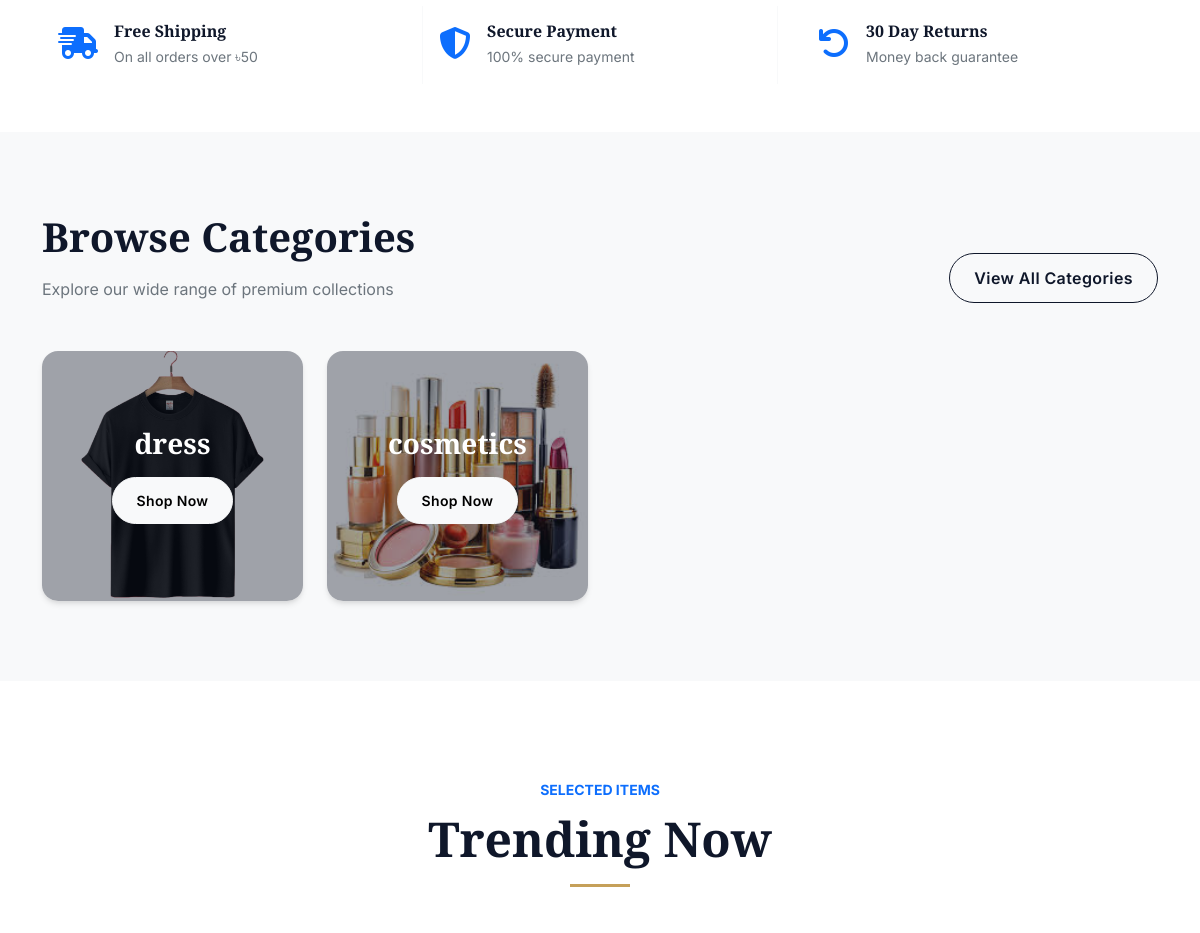
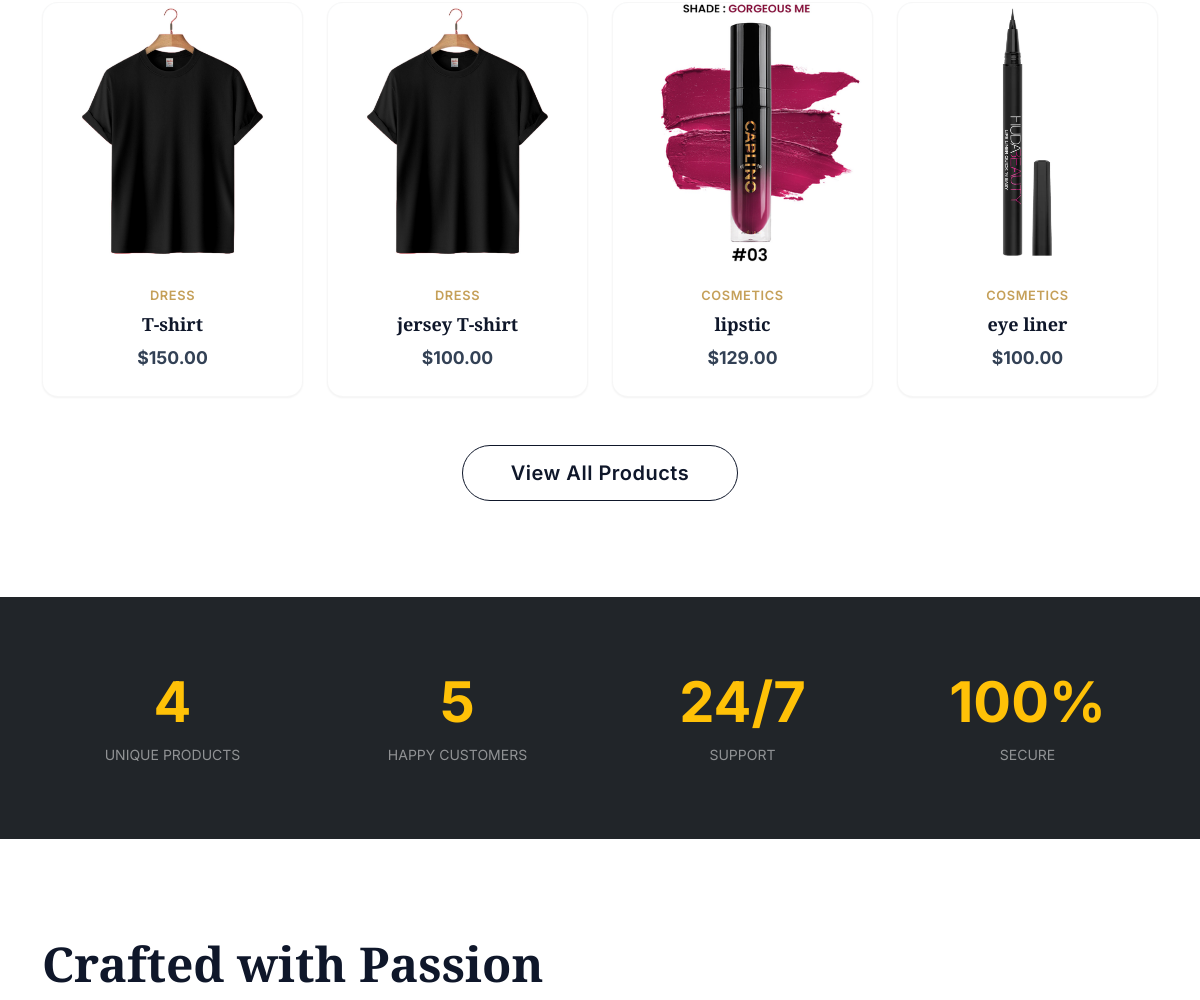
Before: / (middle part) with the older database file (2 pictures, top to bottom).
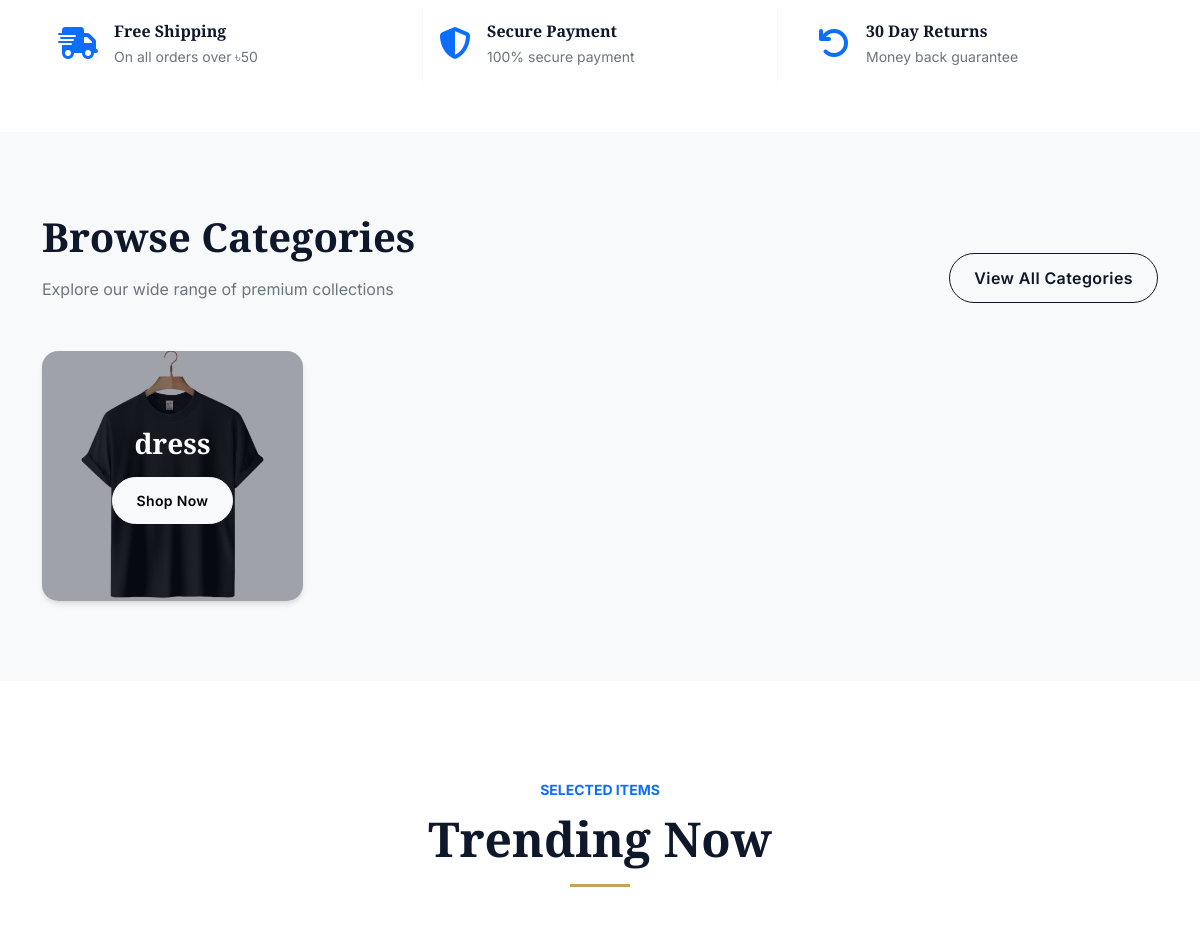
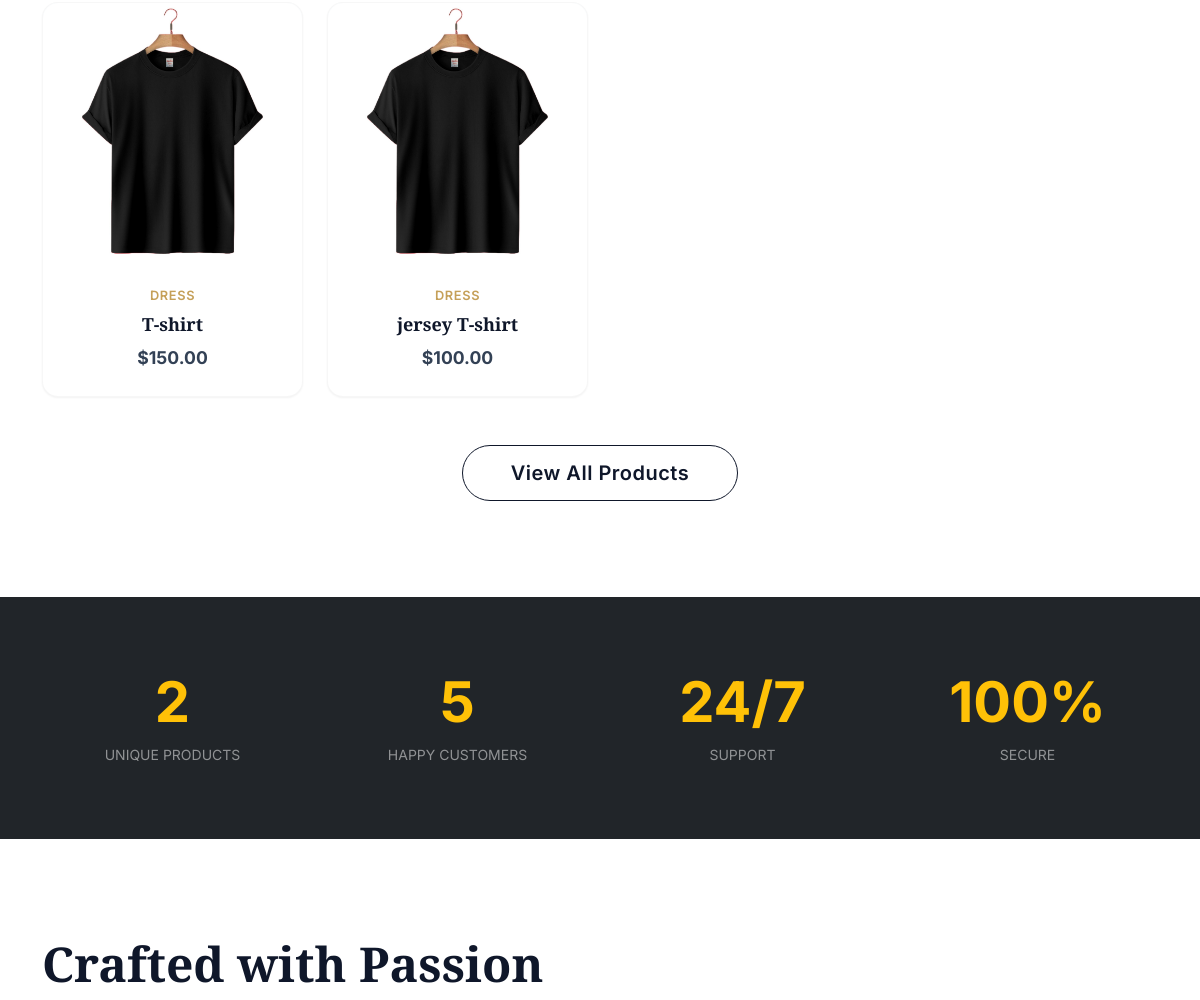
After: the same page with the newer database file (2 pictures, top to bottom).
### myapp/models.py (models this page shows, shortened)
class Category(models.Model):
    name = models.CharField(max_length=100)
    description = models.TextField(blank=True)
    image = models.ImageField(upload_to='categories/', blank=True, null=True)
    created_at = models.DateTimeField(auto_now_add=True)

class Product(models.Model):
    name = models.CharField(max_length=200)
    description = models.TextField()
    price = models.DecimalField(max_digits=10, decimal_places=2)
    stock = models.PositiveIntegerField(default=0)
    category = models.ForeignKey(Category, on_delete=models.CASCADE)
    image = models.ImageField(upload_to='products/', blank=True, null=True)
    created_at = models.DateTimeField(auto_now_add=True)
    updated_at = models.DateTimeField(auto_now=True)

### myapp/views.py (the view)
# urls.py: path('', views.home, name='home'),
def home(request):
    products = Product.objects.filter(stock__gt=0).select_related('category')[:8]  # Featured products
    categories = Category.objects.all()[:6]  # Featured categories
    total_products = Product.objects.count()
    total_orders = Order.objects.count()
    total_users = User.objects.count()
    total_categories = Category.objects.count()
    context = {
        'products': products,
        'categories': categories,
        'total_products': total_products,
        'total_orders': total_orders,
        'total_users': total_users,
        'total_categories': total_categories,
    }
    return render(request, 'home.html', context)

### myapp/templates/home.html (shortened to what this page needs)
{% extends 'base.html' %}
{% load static %}
{% block content %}
<section class="py-5 bg-white border-bottom border-light">
    <div class="container">
        <div class="row g-4">
            <div class="col-md-4">
                <div class="d-flex align-items-center p-3">
                    <div class="me-3 text-primary">
                        <i class="fas fa-shipping-fast fa-2x"></i>
                    </div>
                    <div>
                        <h6 class="mb-1 fw-bold">Free Shipping</h6>
                        <p class="mb-0 text-secondary small">On all orders over ৳50</p>
                    </div>
                </div>
            </div>
            <div class="col-md-4">
                <div class="d-flex align-items-center p-3 border-start border-end border-light">
                    <div class="me-3 text-primary">
                        <i class="fas fa-shield-alt fa-2x"></i>
                    </div>
                    <div>
                        <h6 class="mb-1 fw-bold">Secure Payment</h6>
                        <p class="mb-0 text-secondary small">100% secure payment</p>
                    </div>
                </div>
            </div>
            <div class="col-md-4">
                <div class="d-flex align-items-center p-3">
                    <div class="me-3 text-primary">
                        <i class="fas fa-undo fa-2x"></i>
                    </div>
                    <div>
                        <h6 class="mb-1 fw-bold">30 Day Returns</h6>
                        <p class="mb-0 text-secondary small">Money back guarantee</p>
                    </div>
                </div>
            </div>
        </div>
    </div>
</section>
<section class="category-section bg-light">
    <div class="container">
        <div class="row justify-content-between align-items-end mb-5">
            <div class="col-md-8">
                <h2 class="display-6 fw-bold">Browse Categories</h2>
                <p class="text-secondary mb-0">Explore our wide range of premium collections</p>
            </div>
            <div class="col-md-4 text-md-end">
                <a href="{% url 'shop' %}" class="btn btn-outline-primary rounded-pill">View All Categories</a>
            </div>
        </div>
        <div class="row g-4">
            {% for category in categories %}
            <div class="col-lg-3 col-md-6">
                <div class="category-card">
                    <div class="category-overlay">
                        <div class="category-content">
                            <h4 class="category-title mb-3">{{ category.name }}</h4>
                            <a href="{% url 'shop' %}?category={{ category.id }}"
                                class="btn btn-sm btn-light rounded-pill px-4">Shop Now</a>
                        </div>
                    </div>
                    {% if category.image %}
                    <img src="{{ category.image.url }}" alt="{{ category.name }}" class="w-100 h-100 object-fit-cover">
                    {% else %}
                    <img src="https://ui-avatars.com/api/?name={{ category.name }}&background=random&size=400&font-size=0.33"
                        alt="{{ category.name }}" class="w-100 h-100 object-fit-cover">
                    {% endif %}
                </div>
            </div>
            {% endfor %}
        </div>
    </div>
</section>
<section id="featured" class="py-5 bg-white">
    <div class="container py-5">
        <div class="text-center mb-5">
            <span class="text-uppercase text-primary fw-bold tracking-wider small">Selected Items</span>
            <h2 class="display-5 fw-bold mt-2">Trending Now</h2>
            <div class="mx-auto" style="width: 60px; height: 3px; background: var(--accent-color);"></div>
        </div>
        {% if products %}
        <div class="row g-4">
            {% for product in products %}
            <div class="col-lg-3 col-md-6 col-sm-6">
                <div class="product-card h-100">
                    <div class="product-image">
                        <a href="{% url 'product_detail' product.id %}">
                            {% if product.image %}
                            <img src="{{ product.image.url }}" alt="{{ product.name }}">
                            {% else %}
                            <div class="d-flex align-items-center justify-content-center h-100 bg-light text-muted">
                                <i class="fas fa-image fa-3x opacity-25"></i>
                            </div>
                            {% endif %}
                        </a>
                    </div>
                    <div class="product-details">
                        <div class="product-category">{{ product.category.name }}</div>
                        <h3 class="product-title text-truncate">
                            <a href="{% url 'product_detail' product.id %}">{{ product.name }}</a>
                        </h3>
                        <div class="product-price">${{ product.price }}</div>
                    </div>
                </div>
            </div>
            {% endfor %}
        </div>
        <div class="text-center mt-5">
            <a href="{% url 'shop' %}" class="btn btn-outline-primary btn-lg rounded-pill px-5">View All Products</a>
        </div>
        {% else %}
        <div class="text-center py-5">
            <i class="fas fa-box-open text-secondary mb-3" style="font-size: 3rem;"></i>
            <h3>Coming Soon</h3>
            <p class="text-secondary">We are updating our inventory. Check back later!</p>
        </div>
        {% endif %}
    </div>
</section>
<section class="py-5 bg-dark text-white">
    <div class="container py-4">
        <div class="row text-center g-4">
            <div class="col-md-3 col-6">
                <div class="display-4 fw-bold text-warning mb-2">{{ total_products|default:0 }}</div>
                <div class="text-white-50 small text-uppercase tracking-wider">Unique Products</div>
            </div>
            <div class="col-md-3 col-6">
                <div class="display-4 fw-bold text-warning mb-2">{{ total_users|default:0 }}</div>
                <div class="text-white-50 small text-uppercase tracking-wider">Happy Customers</div>
            </div>
            <div class="col-md-3 col-6">
                <div class="display-4 fw-bold text-warning mb-2">24/7</div>
                <div class="text-white-50 small text-uppercase tracking-wider">Support</div>
            </div>
            <div class="col-md-3 col-6">
                <div class="display-4 fw-bold text-warning mb-2">100%</div>
                <div class="text-white-50 small text-uppercase tracking-wider">Secure</div>
            </div>
        </div>
    </div>
</section>
<section class="py-5 bg-white">
    <div class="container py-5">
        <div class="row align-items-center">
            <div class="col-lg-7 order-lg-1">
                <h2 class="display-5 fw-bold mb-4">Crafted with Passion</h2>
            </div>
        </div>
    </div>
</section>
{% endblock %}

### myapp/templates/base.html (shortened to what this page needs)
<!DOCTYPE html>
<html lang="en">
<head>
    {% load static %}
    <link href="https://cdn.jsdelivr.net/npm/bootstrap@5.3.0/dist/css/bootstrap.min.css" rel="stylesheet">
    <link rel="stylesheet" href="https://cdnjs.cloudflare.com/ajax/libs/font-awesome/6.4.0/css/all.min.css">
    <link rel="stylesheet" href="{% static 'css/style.css' %}?v=2">
</head>
<body>
    <main class="min-vh-100">
        {% block content %}{% endblock %}
    </main>
</body>
</html>

### myapp/static/css/style.css (style rules this page uses)
:root { --primary-color: #0f172a; --primary-light: #1e293b; --accent-color: #c5a059; --accent-hover: #b08d45; --text-main: #334155; --text-light: #64748b; --bg-body: #f8fafc; --bg-white: #ffffff; --success: #10b981; --danger: #ef4444; --warning: #f59e0b; --shadow-sm: 0 1px 2px 0 rgba(0, 0, 0, 0.05); --shadow-md: 0 4px 6px -1px rgba(0, 0, 0, 0.1), 0 2px 4px -1px rgba(0, 0, 0, 0.06); --shadow-lg: 0 10px 15px -3px rgba(0, 0, 0, 0.1), 0 4px 6px -2px rgba(0, 0, 0, 0.05); --shadow-premium: 0 20px 25px -5px rgba(0, 0, 0, 0.1), 0 10px 10px -5px rgba(0, 0, 0, 0.04); --transition: all 0.3s cubic-bezier(0.4, 0, 0.2, 1); --radius-sm: 0.375rem; --radius-md: 0.5rem; --radius-lg: 1rem; --radius-xl: 1.5rem; }
html, body { font-family: 'Inter', sans-serif; color: var(--text-main); background-color: var(--bg-body); line-height: 1.6; overflow-x: hidden; margin: 0; padding: 0; }
h1, h2, h3, h4, h5, h6 { font-family: 'Playfair Display', serif; color: var(--primary-color); margin-bottom: 1rem; font-weight: 700; }
a { text-decoration: none; color: inherit; transition: var(--transition); }
.btn { padding: 0.75rem 1.5rem; border-radius: var(--radius-md); font-weight: 600; letter-spacing: 0.025em; transition: var(--transition); font-family: 'Inter', sans-serif; }
.btn-outline-primary { color: var(--primary-color); border: 1px solid var(--primary-color); background: transparent; }
.product-card { background: var(--bg-white); border-radius: var(--radius-lg); box-shadow: var(--shadow-sm); transition: var(--transition); position: relative; overflow: hidden; height: 100%; border: 1px solid rgba(0, 0, 0, 0.03); display: flex; flex-direction: column; }
.product-image { position: relative; padding-top: 100%; overflow: hidden; background-color: #f1f5f9; }
.product-image img { position: absolute; top: 0; left: 0; width: 100%; height: 100%; object-fit: cover; transition: transform 0.5s ease; }
.product-details { padding: 1.5rem; text-align: center; flex-grow: 1; display: flex; flex-direction: column; }
.product-category { font-size: 0.8rem; color: var(--accent-color); text-transform: uppercase; letter-spacing: 0.05em; margin-bottom: 0.5rem; font-weight: 600; }
.product-title { font-family: 'Playfair Display', serif; font-size: 1.125rem; margin-bottom: 0.5rem; color: var(--primary-color); }
.product-price { font-weight: 700; color: var(--text-main); font-size: 1.1rem; }
.category-section { padding: 5rem 0; }
.category-card { position: relative; border-radius: var(--radius-lg); overflow: hidden; height: 250px; box-shadow: var(--shadow-md); }
.category-card img { width: 100%; height: 100%; object-fit: cover; transition: var(--transition); }
.category-overlay { position: absolute; inset: 0; background: rgba(15, 23, 42, 0.4); display: flex; align-items: center; justify-content: center; transition: var(--transition); }
.category-content { text-align: center; color: white; z-index: 2; }
.category-title { font-size: 1.75rem; color: white; margin-bottom: 0.5rem; }

Changed rows visible on the page:
removed Category: name "cosmetics", image (picture)
removed Product: image (picture), category.name "COSMETICS", name "lipstic", price "129.00"
removed Product: image (picture), category.name "COSMETICS", name "eye liner", price "100.00"
Other visible differences:
{{ total_products|default:0 }}: "4" → "2"
